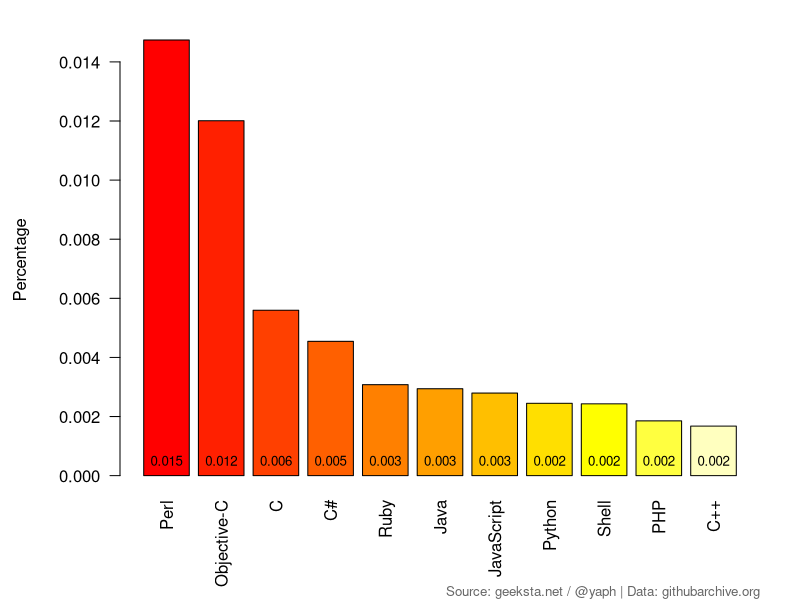

The R script that drew this image:
# comment.char = "" must be set due to # char in C# 
tcir = read.table("merged_counts_surprise.csv", sep=",", header=TRUE, comment.char = "")
# order by issue_count descending then by language name
sorted_by_ratio <- tcir[with(tcir, order(-percentage, language)), ]

# open a device using png() and specify taget image file
png(filename="commit-messages-surprise-percentage.png",
    width = 800, height = 600, units = "px", pointsize = 14
)

# vertical labels: las=2, margins: mar=c(bottom, left, top, right)
par(las=2, mar=c(6, 6, 2, 2),mgp=c(4.5,1,0))
bp <- barplot(sorted_by_ratio$percentage,
    ylab="Percentage",
#    ylim=c(0,.18),
    names.arg=sorted_by_ratio$language,
    col=heat.colors(nrow(tcir))
)
text(bp, 0, round(sorted_by_ratio$percentage, 3), cex=.8, pos=3)
title(sub="Source: geeksta.net / @yaph | Data: githubarchive.org", cex.sub = 0.8, col.sub = "gray40", line = 5, adj = 1)

# close device
dev.off()
